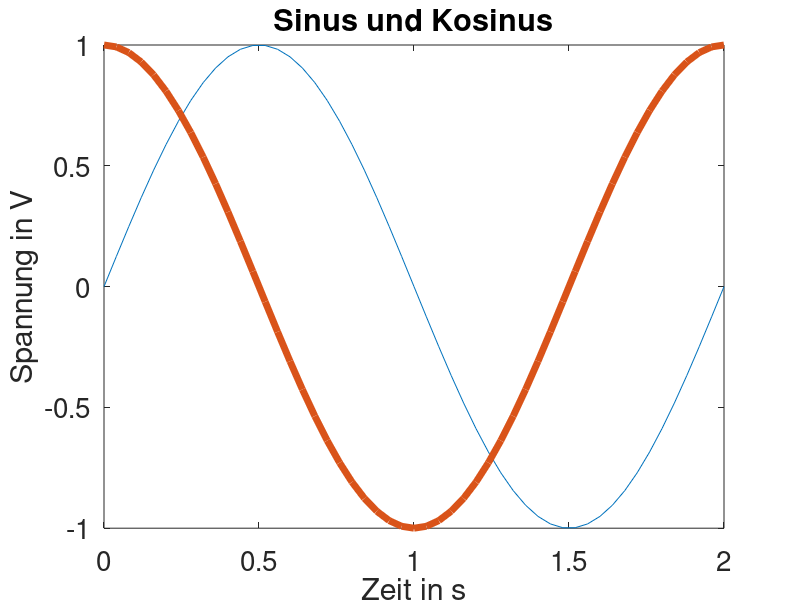
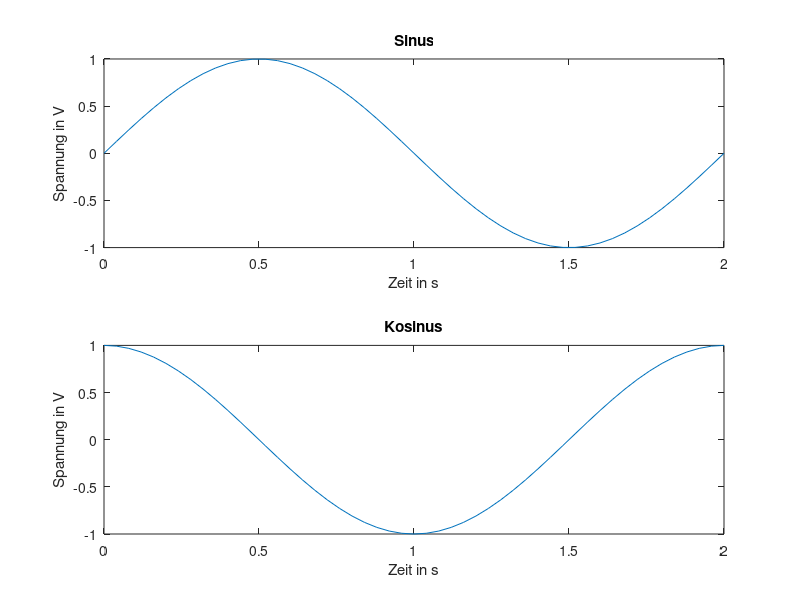

These charts were generated, in order, by the following MATLAB code: (Note: this script raises an error after producing the figures.)
%% Erstellung von Diagrammen
clear all
close all
clc

%%
x = 0:2/50:2;
y1 = sin(x*pi);
y2 = cos(x*pi);

figure;
plot(x, y1);

xlabel('Zeit in s');
ylabel('Spannung in V');
title('Sinus und Kosinus');

hold on % sonst plot davor weg
plot(x,y2, 'linewidth', 5)

set(gca, 'FontSize', 20)

%Subplot
figure;
subplot(2,1,1) % subplot auswählen
plot(x, y1)
xlabel('Zeit in s');
ylabel('Spannung in V');
title('Sinus');

subplot(2,1,2) % anderen subplot auswählen
plot(x,y2)
xlabel('Zeit in s');
ylabel('Spannung in V');
title('Kosinus');

yyaxis right;
hold on
plot(x,y1)
